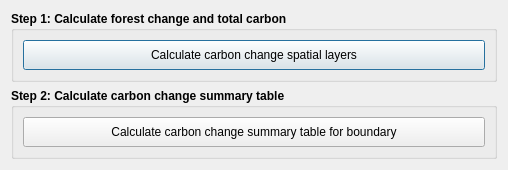
<?xml version="1.0" encoding="UTF-8"?>
<ui version="4.0">
 <class>DlgCalculateRestBiomass</class>
 <widget class="QDialog" name="DlgCalculateRestBiomass">
  <property name="windowModality">
   <enum>Qt::ApplicationModal</enum>
  </property>
  <property name="geometry">
   <rect>
    <x>0</x>
    <y>0</y>
    <width>508</width>
    <height>150</height>
   </rect>
  </property>
  <property name="sizePolicy">
   <sizepolicy hsizetype="Fixed" vsizetype="Minimum">
    <horstretch>0</horstretch>
    <verstretch>0</verstretch>
   </sizepolicy>
  </property>
  <property name="windowTitle">
   <string>Calculate Carbon Change Indicators</string>
  </property>
  <layout class="QVBoxLayout" name="verticalLayout_2">
   <item>
    <widget class="QGroupBox" name="groupBox">
     <property name="sizePolicy">
      <sizepolicy hsizetype="Preferred" vsizetype="Minimum">
       <horstretch>0</horstretch>
       <verstretch>0</verstretch>
      </sizepolicy>
     </property>
     <property name="font">
      <font>
       <weight>75</weight>
       <bold>true</bold>
      </font>
     </property>
     <property name="title">
      <string>Step 1: Calculate forest change and total carbon</string>
     </property>
     <layout class="QVBoxLayout" name="verticalLayout_3">
      <item>
       <widget class="QPushButton" name="btn_calculate_carbon_change">
        <property name="sizePolicy">
         <sizepolicy hsizetype="Minimum" vsizetype="Minimum">
          <horstretch>0</horstretch>
          <verstretch>0</verstretch>
         </sizepolicy>
        </property>
        <property name="minimumSize">
         <size>
          <width>0</width>
          <height>30</height>
         </size>
        </property>
        <property name="font">
         <font>
          <weight>50</weight>
          <bold>false</bold>
         </font>
        </property>
        <property name="text">
         <string>Calculate carbon change spatial layers</string>
        </property>
       </widget>
      </item>
     </layout>
    </widget>
   </item>
   <item>
    <widget class="QGroupBox" name="groupBox_4">
     <property name="sizePolicy">
      <sizepolicy hsizetype="Preferred" vsizetype="Minimum">
       <horstretch>0</horstretch>
       <verstretch>0</verstretch>
      </sizepolicy>
     </property>
     <property name="font">
      <font>
       <weight>75</weight>
       <bold>true</bold>
      </font>
     </property>
     <property name="title">
      <string>Step 2: Calculate carbon change summary table</string>
     </property>
     <layout class="QVBoxLayout" name="verticalLayout">
      <item>
       <widget class="QPushButton" name="btn_summary_single_polygon">
        <property name="sizePolicy">
         <sizepolicy hsizetype="Minimum" vsizetype="Minimum">
          <horstretch>0</horstretch>
          <verstretch>0</verstretch>
         </sizepolicy>
        </property>
        <property name="minimumSize">
         <size>
          <width>0</width>
          <height>30</height>
         </size>
        </property>
        <property name="font">
         <font>
          <weight>50</weight>
          <bold>false</bold>
         </font>
        </property>
        <property name="text">
         <string>Calculate carbon change summary table for boundary</string>
        </property>
       </widget>
      </item>
     </layout>
    </widget>
   </item>
  </layout>
 </widget>
 <resources/>
 <connections/>
</ui>
